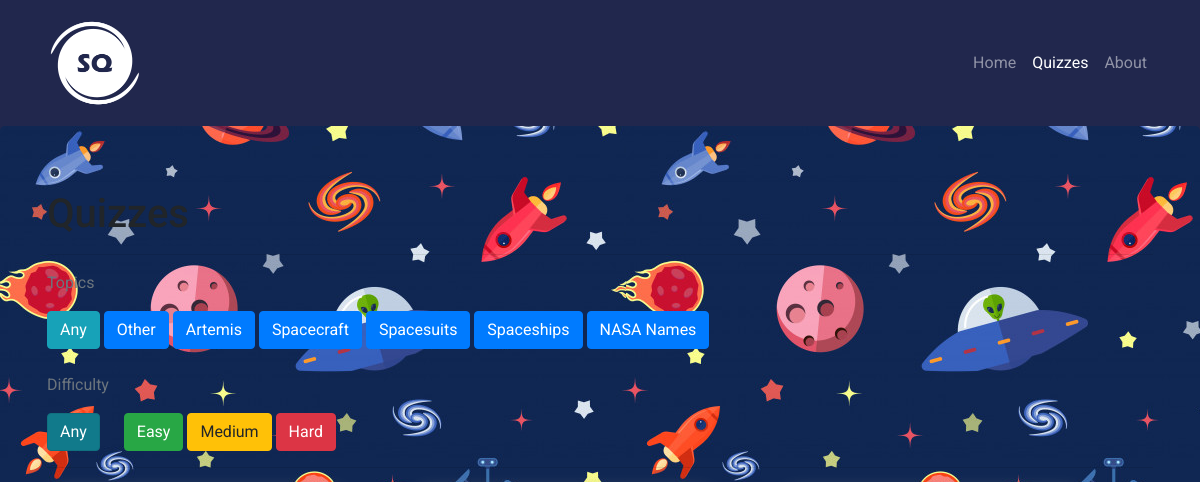
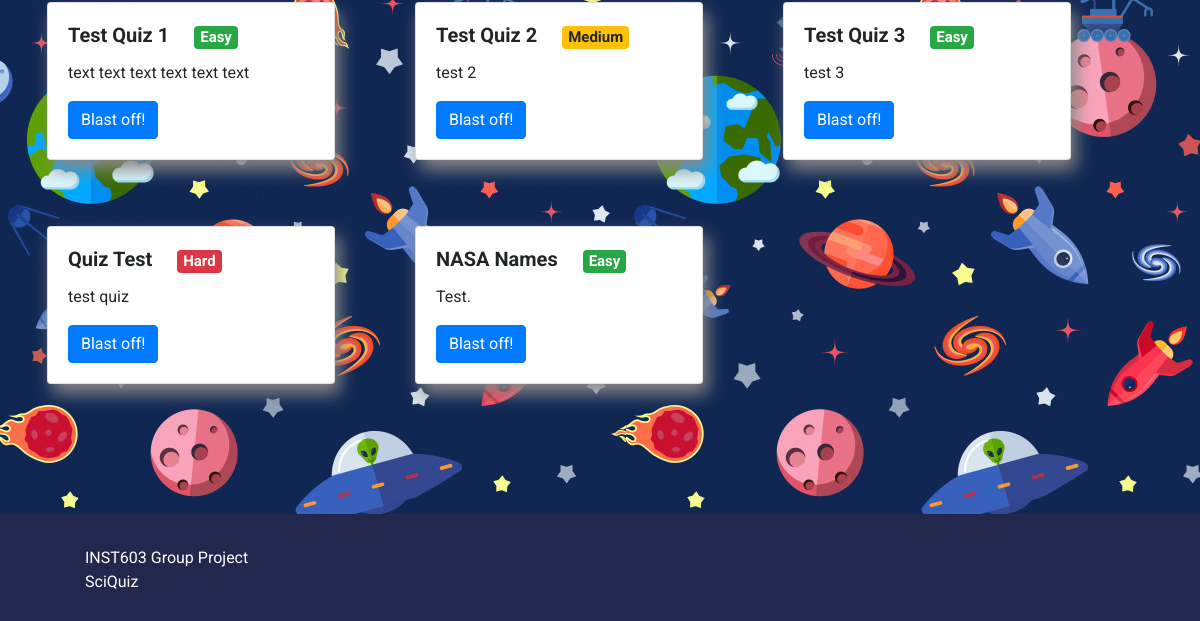
/quiz/, run on an earlier commit of the app's database (2 pictures, top to bottom).
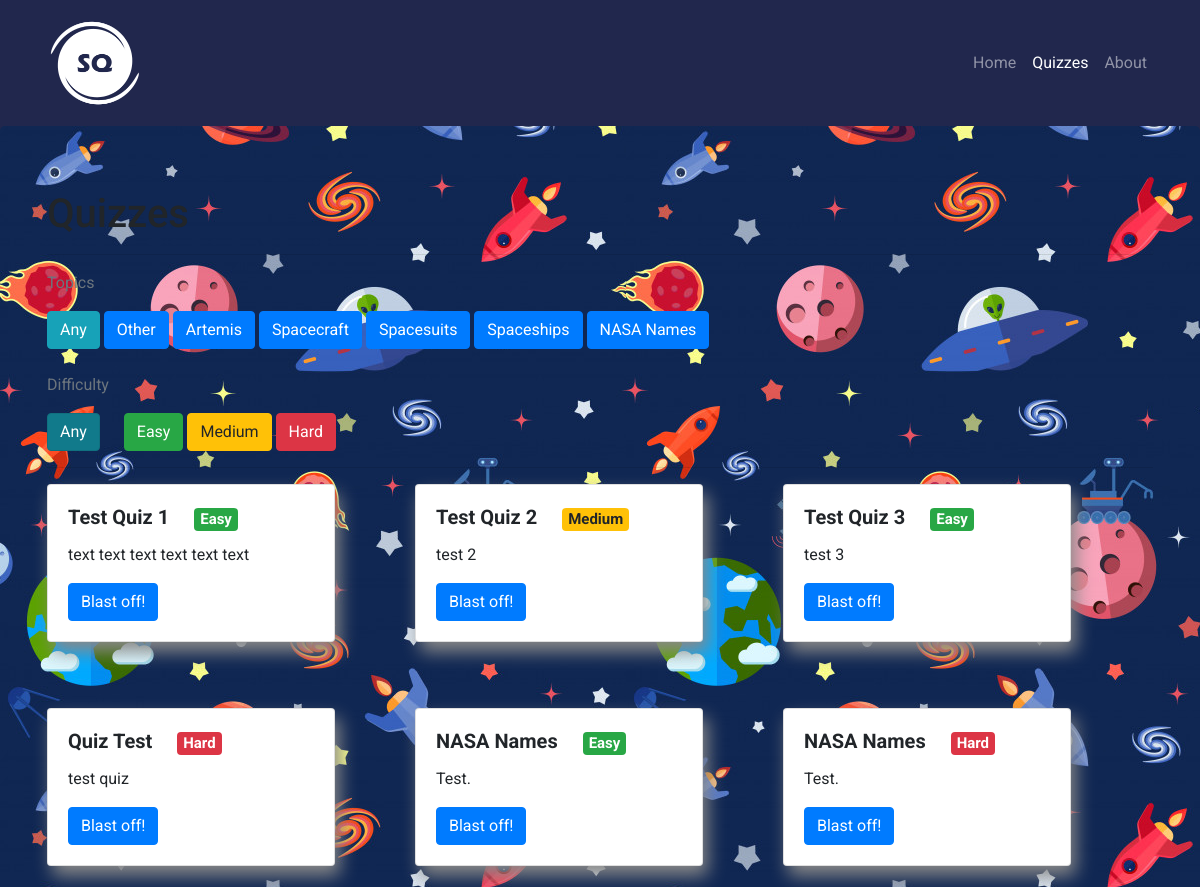
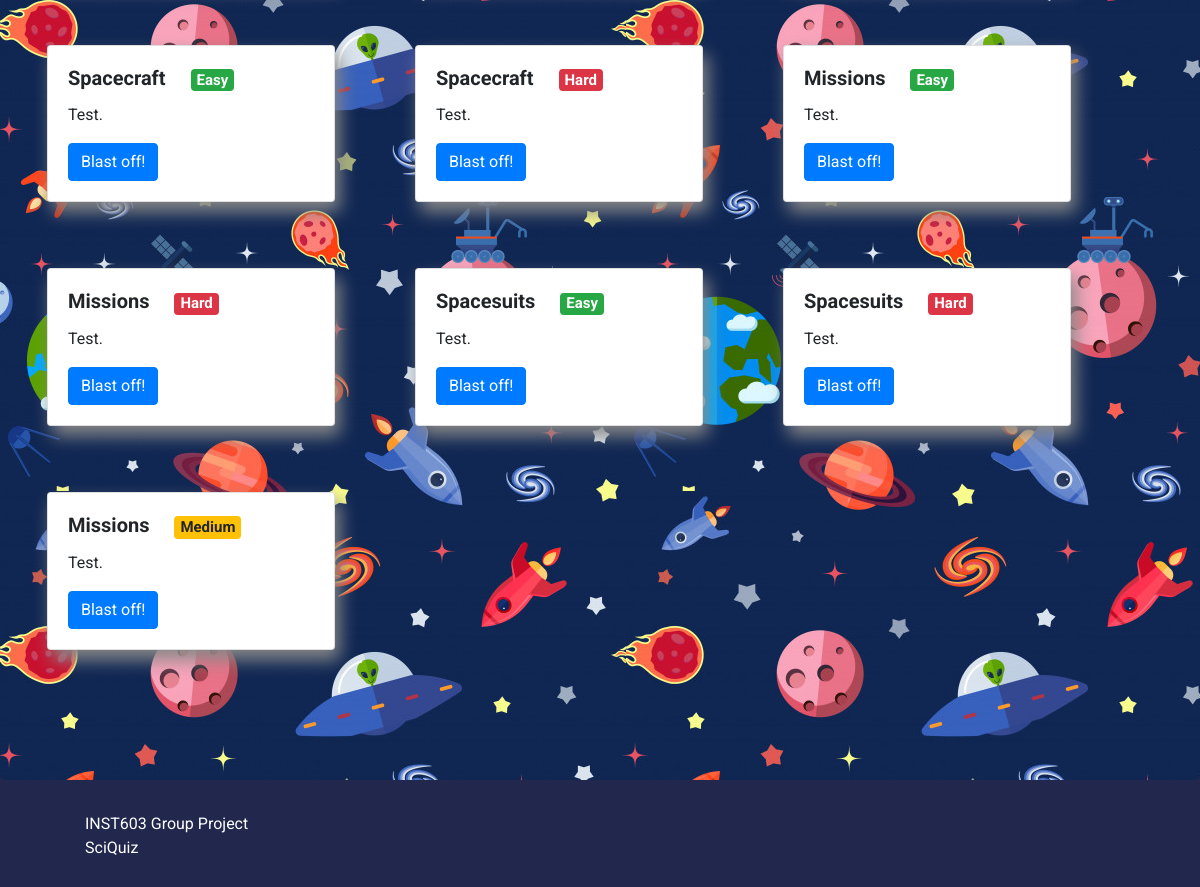
And on a later commit of the database (2 pictures, top to bottom).
### quiz/models.py (models this page shows, shortened)
class Quiz(models.Model):
    title = models.CharField(default='',max_length=1000)
    topic = models.CharField(default='Other',max_length=100,choices=TOPICS)
    difficulty = models.CharField(default='Easy',max_length=100,choices=DIFFICULTIES)
    thumbnail = models.ImageField(default=None)
    description = models.TextField(default='')

### quiz/views.py (the view, shortened to what this page needs)
# urls.py: path('quiz/',include('quiz.urls'), name='quiz'),
def quiz(request):
    context = {}
    def filter_topics(q_set,res):
        print(res['Topic'])
        if res['Topic'] == "Any":
            return Quiz.objects.all()
        q_set = q_set.filter(topic=res['Topic'])
        return q_set
    def filter_difficulty(q_set,res):
        print(res['Difficulty'])
        if res['Difficulty'] == "Any":
            return Quiz.objects.all()
        q_set = q_set.filter(difficulty=res['Difficulty'])
        return q_set
    quizzes = Quiz.objects.all()
    res = request.POST
    context['topics'] = ["Other","Artemis","Spacecraft","Spacesuits","Spaceships","NASA Names"]
    context['quizzes'] = quizzes
    print(res)
    return render(request,"quiz.html",context)

### quiz/templates/quiz.html (shortened to what this page needs)
{% extends "base.html" %} {% block content %} {% load static %}
<div class="jumbotron">
  <div class="container">
    <h1>Quizzes</h1>
    <hr>
    <div class="filters">
      <p class="text-muted">Topics</p>
      <div class="filter filter-basic">
        <div class="filter-nav">
          <form action="" method="POST">
            <button type="submit" class="btn btn-info" value="Any" name="Topic">Any</button>
            {% for topic in topics %}
            <button type="submit" class="btn btn-primary" value="{{topic}}" name="Topic" data-filter={{topic}}>{{topic}}</button>
            {% endfor %}
            <br><br>
            <div class="difficulty">
              <div>
                <p class="text-muted">Difficulty</p>
                <div class=difficulty-nav">
                  <button id="any-filter" class="btn btn-info active" type="submit" value="Any" name="Difficulty" data-filter="all">Any</button>
                  <button class="btn btn-primary btn-success" type="submit" value="Easy" name="Difficulty" data-filter="easy">Easy</button>
                  <button class="btn btn-primary btn-warning" type="submit" value="Medium" name="Difficulty" data-filter="medium">
                    Medium
                  </button>
                  <button class="btn btn-primary btn-danger" type="submit" value="Hard" name="Difficulty" data-filter="hard">
                    Hard
                  </button>
                </div>
              </div>
            </div>
          </form>
        </div>
      </div>
    </div>
    <hr />
    <div class="row quizzes">
      {% for quiz in quizzes %}
      <div class="col-auto mb-3">
        <div class="card" style="width: 18rem">
          <div class="card-body">
            <h5 class="card-title">{{quiz.title}}
            {% if quiz.difficulty == 'Easy' %}
            <span class="badge badge-success">Easy</span>
            {% elif quiz.difficulty == 'Medium'%}
            <span class="badge badge-warning">Medium</span>
            {% elif quiz.difficulty == 'Hard'%}
            <span class="badge badge-danger">Hard</span>
            {% endif %}
            </h5>
            <p class="card-text">
              {{quiz.description}}
            </p>
            <a href="{{quiz.id}}/" class="btn btn-primary">Blast off!</a>
          </div>
        </div>
      </div>
      {% endfor %}
    </div>
  </div>
</div>
{% endblock content %}

### nasaswyk/templates/base.html (shortened to what this page needs)
{% load static %}
<!DOCTYPE html>
<html lang="en">
  <head>
    <link
      rel="stylesheet"
      href="https://cdn.jsdelivr.net/npm/bootstrap@4.5.3/dist/css/bootstrap.min.css"
    />
    <link rel="stylesheet" href="{% static 'css/main.css' %}">
  </head>
  <body>
    <header>
      <nav class="navbar navbar-expand-lg navbar-dark bg-dark static-top">
        <div class="container">
          <a class="navbar-brand" href="{% url 'index'%}">
                <img width="100px" height="100px" src="{% static 'assets/logo.png' %}" alt="SciQuiz Logo">
              </a>
          <div class="collapse navbar-collapse" id="navbarResponsive">
            <ul class="navbar-nav ml-auto">
              <li id="home-li" class="nav-item">
                <a class="nav-link" href="{% url 'index'%}">Home
                    </a>
              </li>
              <li id="quiz-li" class="nav-item">
                <a class="nav-link" href="{% url 'quiz' %}">Quizzes</a>
              </li>
              <li id="about-li" class="nav-item">
                <a class="nav-link" href="{% url 'about'%}">About</a>
              </li>
            </ul>
          </div>
        </div>
      </nav>
    </header>
    <div id="content" class="">
      {% block content %} {% endblock %}
    </div>
    <footer class="footer">
      <div class="container">
        <span class="">
          <div>
            <ul class="footer-info">
              <li>INST603 Group Project</li>
              <li>SciQuiz</li>
            </ul>
          </div>
      </div>
      <br>
    </footer>
  </body>
</html>

### nasaswyk/static/css/main.css (style rules this page uses)
footer li { list-style: none; background-color: #21274d; }
footer span { color: white; }
body { font-family: "Roboto", sans-serif; background-color: #21274d; }
nav { background-color: #21274d; }
.bg-dark { background-color: #21274d !important; }

### quiz/templates/quiz.html (style rules this page uses)
li { list-style-type: none; }
.quizzes { display: flex; }
.card { margin-right: 50px; margin-bottom: 50px; box-shadow: 5px 10px 18px #888888; }
.badge { margin-left: 20px; }
.card-title { font-weight: bold; }
#any-filter { margin-right: 20px; }

What changed in the data, as far as the page shows it:
added Quiz: title "NASA Names", difficulty "Hard", description "Test."
added Quiz: title "Spacecraft", difficulty "Easy", description "Test."
added Quiz: title "Spacecraft", difficulty "Hard", description "Test."
added Quiz: title "Missions", difficulty "Easy", description "Test."
added Quiz: title "Missions", difficulty "Hard", description "Test."
added Quiz: title "Spacesuits", difficulty "Easy", description "Test."
added Quiz: title "Spacesuits", difficulty "Hard", description "Test."
added Quiz: title "Missions", difficulty "Medium", description "Test."
